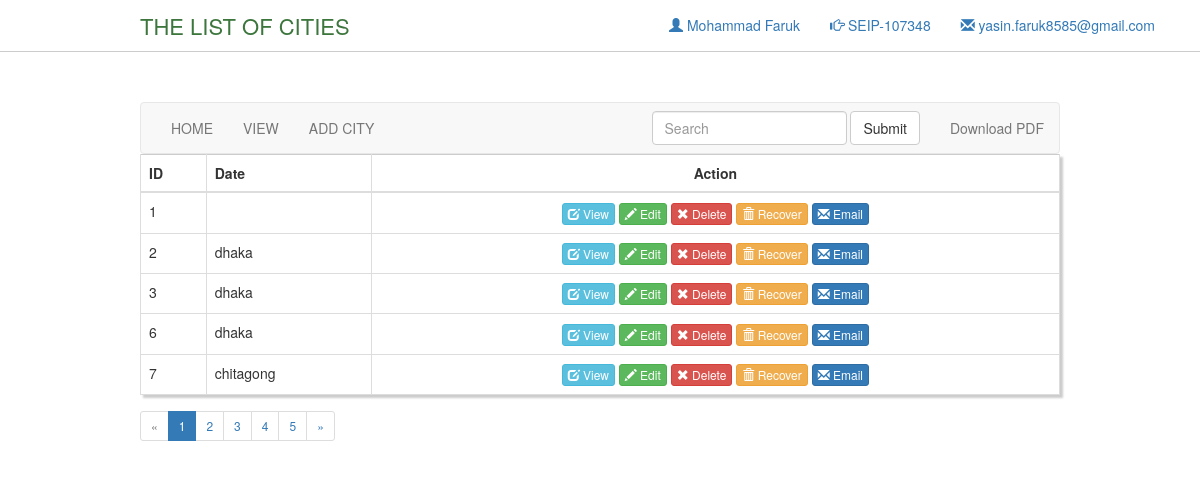
/Views/SEIP107348/Select/index.php, run on the app's committed database.
### tables this page shows
CREATE TABLE IF NOT EXISTS `select_city` (
`id` int(11) NOT NULL,
  `city` varchar(20) NOT NULL
);

### Source/BITM/SEIP107348/Select/City.php (called while the page is built, shortened)
<?php
class City {
    public function index() {
        $city = array();
        $query = "SELECT * FROM `select_city`";
        $result = mysql_query($query);
        while ($row = mysql_fetch_assoc($result)) {
            $city[] = $row;
        }
        return $city;
    }
}

### Views/SEIP107348/Select/index.php (the view, shortened to what this page needs)
<?php
$view = new City();
$views = $view->index();
?>
<!DOCTYPE>
<html>
    <head>
        <link href="../../../Asset/css/font-awesome.min.css" rel="stylesheet" type="text/css"/>
        <link href="../../../Asset/css/bootstrap.min.css" rel="stylesheet" type="text/css"/>
        <link href="../../../Asset/css/main.css" rel="stylesheet" type="text/css"/>
    </head>
    <body>
        <section class="header_part">
            <div class="container">
                <div class="row">
                    <div>
                        <div class="col-md-6">
                            <p class="header_text text-success">THE LIST OF CITIES</p>
                        </div>
                        <div class="col-md-6">
                            <p class="navbar-text pull-right">
                                <a href="#"><span class="glyphicon glyphicon-envelope"></span> yasin.faruk8585@gmail.com</a>
                            </p>
                            <p class="navbar-text pull-right">
                                <a href="#"><span class="glyphicon glyphicon-hand-right"></span> SEIP-107348</a>
                            </p>
                            <p class="navbar-text pull-right">
                                <a href="#"><span class="glyphicon glyphicon-user"></span> Mohammad Faruk</a>
                            </p>
                        </div>
                    </div>
                </div>
            </div>
        </section>
        <section class="table_section">
            <div class="container">
                <div class="row col-md-10 col-md-offset-1  custyle">
                    <div class="table_nav">
                        <nav class="navbar navbar-default" role="navigation">
                            <div class="collapse navbar-collapse navbar-ex1-collapse">
                                <ul class="nav navbar-nav">
                                    <li><a href="../../../index.php">HOME</a></li>
                                    <li><a href="http://localhost/BITM_Atomic_Project/Views/SEIP107348/Select/index.php">VIEW</a></li>
                                    <li><a href="http://localhost/BITM_Atomic_Project/Views/SEIP107348/Select/create.php">ADD CITY</a></li>
                                </ul>
                                <ul class="nav navbar-nav navbar-right">
                                    <form class="navbar-form navbar-left" role="search">
                                        <div class="form-group">
                                            <input type="text" class="form-control" placeholder="Search">
                                        </div>
                                        <button type="submit" class="btn btn-default">Submit</button>
                                    </form>
                                    <li><a href="#">Download PDF</a></li>
                                </ul>
                            </div>
                        </nav>
                    </div>
                    <div class="table_part">
                        <table class="table table-bordered custab">
                            <thead>
                                <tr>
                                    <th>ID</th>
                                    <th>Date</th>
                                    <th class="text-center">Action</th>
                                </tr>
                            </thead>
<?php foreach ($views as $city) { ?>
                                <tr>
                                    <td><?php echo $city['id']; ?></td>
                                    <td><?php echo $city['city']; ?></td>
                                    <td class="text-center">
                                        <a class='btn btn-info btn-xs' href="view.php?id=<?php echo $city['id']; ?>"><span class="glyphicon glyphicon-edit"></span> View </a>
                                        <a class='btn btn-success btn-xs' href="update.php?id=<?php echo $city['id']; ?>"><span class="glyphicon glyphicon-pencil"></span> Edit</a>
                                        <a href="delete.php?id=<?php echo $city['id']; ?>" name="delete" class="btn btn-danger btn-xs delete"><span class="glyphicon glyphicon-remove"></span> Delete</a>
                                        <a href="#" class="btn btn-warning btn-xs"><span class="glyphicon glyphicon-trash"></span> Recover</a>
                                        <a href="#" class="btn btn-primary btn-xs"><span class="glyphicon glyphicon-envelope"></span> Email</a>
                                    </td>
                                </tr>
<?php } ?>
                        </table>
                    </div>
                    <div class="table_pagination">
                        <ul class="pagination pagination-sm">
                            <li class="disabled"><a href="#">&laquo;</a></li>
                            <li class="active"><a href="#">1</a></li>
                            <li><a href="#">2</a></li>
                            <li><a href="#">3</a></li>
                            <li><a href="#">4</a></li>
                            <li><a href="#">5</a></li>
                            <li><a href="#">&raquo;</a></li>
                        </ul>
                    </div>
                </div>
            </div>
        </section>
    </body>
</html>

### Asset/css/main.css (style rules this page uses)
.header_part { border-bottom: 1px solid #ccc; margin-bottom: 50px; }
p.header_text { margin: 10px 110px; font-size: 22px; }
.custab { border: 1px solid #ccc; padding: 5px; margin: 5% 0; box-shadow: 3px 3px 2px #ccc; font-size: 14px; }
.table_pagination { margin-top: -50px; }
.table_part { margin-top: -46px; }

### data on the page
select_city: id "1"
select_city: id "2", city "dhaka"
select_city: id "3", city "dhaka"
select_city: id "6", city "dhaka"
select_city: id "7", city "chitagong"
